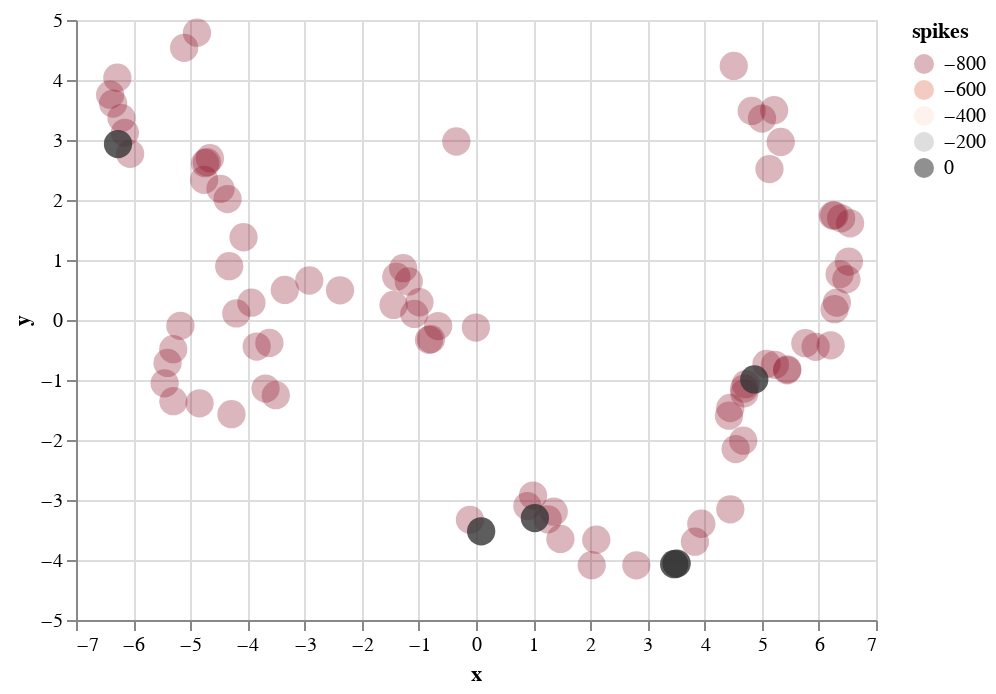

Write notebook code for a chart like this one.
### Code cell
s = [
    {"em": r["embedding"], "n_search": _get_n_search(r["meta"]["meta__fname"]), "meta": r["meta"]}
    for r in rares
    if (
        r["meta"]["noise_model"] == NM
        and r["meta"]["sampling"] == SAMPLING
        and r["meta"]["n_train"] == N_TRAIN
    )
]
print(len(s))

s = list(sorted(s, key=lambda x: x["n_search"]))
_ss = [_ for _ in s if _["n_search"] == N_SEARCH]
assert len(_ss) == 1 and _ss[0]["n_search"] == N_SEARCH
_s = _ss[0]
print(_s["n_search"])

import altair as alt
show = pd.DataFrame(_s["em"], columns=["x", "y"])
show["spikes"] = T
idx = show["spikes"].isin([T[i] for i in focus_idx])
show.loc[~idx, "spikes"] = -800
show.loc[idx, "spikes"] = 100
# show["spikes"] *= -1

alt.Chart(show).mark_circle(size=200).encode(
    x="x",
    y="y",
    color=alt.Color("spikes", scale=alt.Scale(scheme="redgrey")),
    order="spikes",
    opacity="spikes",
)

### Figure 1 — Vega-Lite specification as saved in the notebook (floating-point values rounded to 4 significant figures)
{"config": {"view": {"continuousWidth": 400, "continuousHeight": 300}}, "data": {"name": "data-e91d8af5c758ec240a4706d8b7aec106"}, "mark": {"type": "circle", "size": 200}, "encoding": {"color": {"type": "quantitative", "field": "spikes", "scale": {"scheme": "redgrey"}}, "opacity": {"type": "quantitative", "field": "spikes"}, "order": {"type": "quantitative", "field": "spikes"}, "x": {"type": "quantitative", "field": "x"}, "y": {"type": "quantitative", "field": "y"}}, "$schema": "https://vega.github.io/schema/vega-lite/v4.8.1.json", "datasets": {"data-e91d8af5c758ec240a4706d8b7aec106": [{"x": 4.511, "y": 4.234, "spikes": -800}, {"x": 4.825, "y": 3.484, "spikes": -800}, {"x": 5.217, "y": 3.497, "spikes": -800}, {"x": 5.006, "y": 3.357, "spikes": -800}, {"x": 5.333, "y": 2.968, "spikes": -800}, {"x": 5.136, "y": 2.516, "spikes": -800}, {"x": 6.245, "y": 1.742, "spikes": -800}, {"x": 6.27, "y": 1.742, "spikes": -800}, {"x": 6.389, "y": 1.695, "spikes": -800}, {"x": 6.547, "y": 1.612, "spikes": -800}, {"x": 6.525, "y": 0.9738, "spikes": -800}, {"x": 6.363, "y": 0.7636, "spikes": -800}, {"x": 6.482, "y": 0.6779, "spikes": -800}, {"x": 6.316, "y": 0.2908, "spikes": -800}, {"x": 6.275, "y": 0.1799, "spikes": -800}, {"x": 6.206, "y": -0.4218, "spikes": -800}, {"x": 5.943, "y": -0.4477, "spikes": -800}, {"x": 5.763, "y": -0.3871, "spikes": -800}, {"x": 5.448, "y": -0.8223, "spikes": -800}, {"x": 5.445, "y": -0.8386, "spikes": -800}, {"x": 5.23, "y": -0.7474, "spikes": -800}, {"x": 5.084, "y": -0.7326, "spikes": -800}, {"x": 4.87, "y": -0.9914, "spikes": 100}, {"x": 4.721, "y": -1.07, "spikes": -800}, {"x": 4.693, "y": -1.143, "spikes": -800}, {"x": 4.695, "y": -1.222, "spikes": -800}, {"x": 4.449, "y": -1.467, "spikes": -800}, {"x": 4.427, "y": -1.594, "spikes": -800}, {"x": 4.676, "y": -2.011, "spikes": -800}, {"x": 4.544, "y": -2.151, "spikes": -800}, {"x": 4.451, "y": -3.156, "spikes": -800}, {"x": 3.943, "y": -3.396, "spikes": -800}, {"x": 3.831, "y": -3.695, "spikes": -800}, {"x": 3.511, "y": -4.059, "spikes": 100}, {"x": 3.468, "y": -4.069, "spikes": 100}, {"x": 2.806, "y": -4.089, "spikes": -800}, {"x": 2.025, "y": -4.086, "spikes": -800}, {"x": 2.105, "y": -3.662, "spikes": -800}, {"x": 1.477, "y": -3.649, "spikes": -800}, {"x": 1.255, "y": -3.323, "spikes": -800}, {"x": 1.03, "y": -3.301, "spikes": 100}, {"x": 1.361, "y": -3.194, "spikes": -800}, {"x": 0.8991, "y": -3.101, "spikes": -800}, {"x": 0.9981, "y": -2.926, "spikes": -800}, {"x": 0.09042, "y": -3.521, "spikes": 100}, {"x": -0.1058, "y": -3.331, "spikes": -800}, {"x": -0.001564, "y": -0.1256, "spikes": -800}, {"x": -0.7875, "y": -0.3203, "spikes": -800}, {"x": -0.8222, "y": -0.3301, "spikes": -800}, {"x": -0.6624, "y": -0.1009, "spikes": -800}, {"x": -1.079, "y": 0.1013, "spikes": -800}, {"x": -0.9897, "y": 0.296, "spikes": -800}, {"x": -1.394, "y": 0.7226, "spikes": -800}, {"x": -1.176, "y": 0.6422, "spikes": -800}, {"x": -1.443, "y": 0.2515, "spikes": -800}, {"x": -1.274, "y": 0.8629, "spikes": -800}, {"x": -2.379, "y": 0.4943, "spikes": -800}, {"x": -2.917, "y": 0.6584, "spikes": -800}, {"x": -3.345, "y": 0.5003, "spikes": -800}, {"x": -0.3445, "y": 2.975, "spikes": -800}, {"x": -3.93, "y": 0.2884, "spikes": -800}, {"x": -4.195, "y": 0.1093, "spikes": -800}, {"x": -5.173, "y": -0.09681, "spikes": -800}, {"x": -5.298, "y": -0.4864, "spikes": -800}, {"x": -5.398, "y": -0.7149, "spikes": -800}, {"x": -5.449, "y": -1.055, "spikes": -800}, {"x": -5.296, "y": -1.353, "spikes": -800}, {"x": -4.838, "y": -1.389, "spikes": -800}, {"x": -4.279, "y": -1.57, "spikes": -800}, {"x": -3.683, "y": -1.144, "spikes": -800}, {"x": -3.504, "y": -1.254, "spikes": -800}, {"x": -3.838, "y": -0.4421, "spikes": -800}, {"x": -3.616, "y": -0.3823, "spikes": -800}, {"x": -4.319, "y": 0.8962, "spikes": -800}, {"x": -4.068, "y": 1.379, "spikes": -800}, {"x": -4.348, "y": 2.015, "spikes": -800}, {"x": -4.471, "y": 2.187, "spikes": -800}, {"x": -4.759, "y": 2.336, "spikes": -800}, {"x": -4.741, "y": 2.613, "spikes": -800}, {"x": -4.709, "y": 2.631, "spikes": -800}, {"x": -4.656, "y": 2.697, "spikes": -800}, {"x": -6.053, "y": 2.769, "spikes": -800}, {"x": -6.265, "y": 2.932, "spikes": 100}, {"x": -6.145, "y": 3.12, "spikes": -800}, {"x": -6.204, "y": 3.365, "spikes": -800}, {"x": -6.35, "y": 3.607, "spikes": -800}, {"x": -6.403, "y": 3.755, "spikes": -800}, {"x": -6.276, "y": 4.038, "spikes": -800}, {"x": -5.107, "y": 4.536, "spikes": -800}, {"x": -4.883, "y": 4.789, "spikes": -800}]}}
